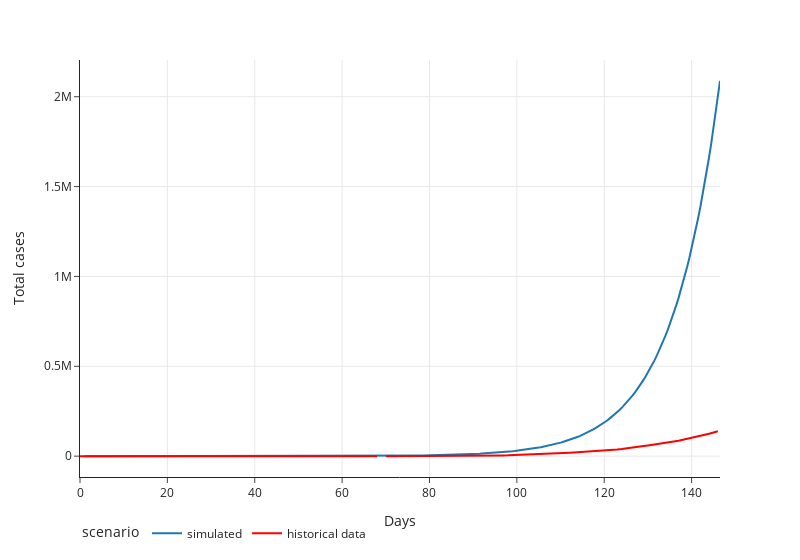

Write notebook code for a chart like this one.
### Markdown cell above
## Total cases 
Comparison of historical and simulated total cases over the first 146 days of the pandemic

### Code cell
sim.reference_plot(sim.get_run_data(),reference,'total_infected','total_cases','Days','Total cases','','Reference plot without lockdown 1.0')

### Figure 1 — Plotly figure (JSON) as saved in the notebook; plotly's stock layout.template omitted (floating-point values rounded to 4 significant figures; data arrays with more than 128 entries replaced by an {"elided": "..."} marker saying what was removed)
{"data": [{"hovertemplate": "scenario=simulated<br>time=%{x}<br>total_infected=%{y}<extra></extra>", "legendgroup": "simulated", "line": {"color": "#1F77B4", "dash": "solid"}, "mode": "lines", "name": "simulated", "orientation": "v", "showlegend": true, "type": "scatter", "x": {"elided": "292 float values"}, "xaxis": "x", "y": {"elided": "292 float values"}, "yaxis": "y"}, {"line": {"color": "red"}, "mode": "lines", "name": "historical data", "showlegend": true, "type": "scatter", "x": {"elided": "147 int values"}, "y": {"elided": "147 int values"}}], "layout": {"legend": {"orientation": "h", "title": {"text": "scenario"}, "tracegroupgap": 0}, "margin": {"t": 60}, "width": 800, "xaxis": {"anchor": "y", "domain": [0, 1], "title": {"text": "Days"}}, "yaxis": {"anchor": "x", "domain": [0, 1], "title": {"text": "Total cases"}}}}
